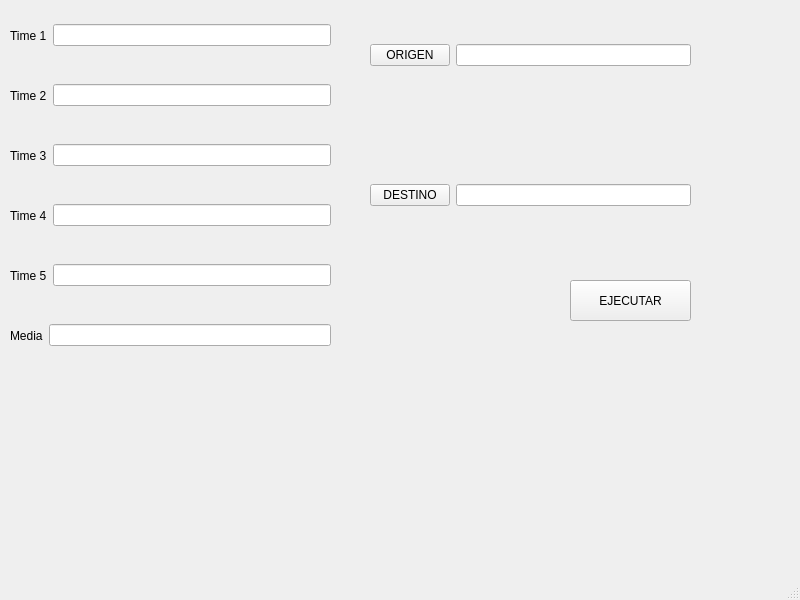
<?xml version="1.0" encoding="UTF-8"?>
<ui version="4.0">
 <class>ordenarPalabrasWindow</class>
 <widget class="QMainWindow" name="ordenarPalabrasWindow">
  <property name="geometry">
   <rect>
    <x>0</x>
    <y>0</y>
    <width>800</width>
    <height>600</height>
   </rect>
  </property>
  <property name="windowTitle">
   <string>MainWindow</string>
  </property>
  <widget class="QWidget" name="centralwidget">
   <widget class="QPushButton" name="pushButton">
    <property name="geometry">
     <rect>
      <x>570</x>
      <y>280</y>
      <width>121</width>
      <height>41</height>
     </rect>
    </property>
    <property name="text">
     <string>EJECUTAR</string>
    </property>
   </widget>
   <widget class="QWidget" name="horizontalLayoutWidget">
    <property name="geometry">
     <rect>
      <x>10</x>
      <y>10</y>
      <width>321</width>
      <height>51</height>
     </rect>
    </property>
    <layout class="QHBoxLayout" name="horizontalLayout">
     <item>
      <widget class="QLabel" name="label">
       <property name="text">
        <string>Time 1</string>
       </property>
      </widget>
     </item>
     <item>
      <widget class="QLineEdit" name="time1">
       <property name="readOnly">
        <bool>true</bool>
       </property>
      </widget>
     </item>
    </layout>
   </widget>
   <widget class="QWidget" name="horizontalLayoutWidget_2">
    <property name="geometry">
     <rect>
      <x>10</x>
      <y>70</y>
      <width>321</width>
      <height>51</height>
     </rect>
    </property>
    <layout class="QHBoxLayout" name="horizontalLayout_2">
     <item>
      <widget class="QLabel" name="label_2">
       <property name="text">
        <string>Time 2</string>
       </property>
      </widget>
     </item>
     <item>
      <widget class="QLineEdit" name="time2">
       <property name="readOnly">
        <bool>true</bool>
       </property>
      </widget>
     </item>
    </layout>
   </widget>
   <widget class="QWidget" name="horizontalLayoutWidget_3">
    <property name="geometry">
     <rect>
      <x>10</x>
      <y>130</y>
      <width>321</width>
      <height>51</height>
     </rect>
    </property>
    <layout class="QHBoxLayout" name="horizontalLayout_3">
     <item>
      <widget class="QLabel" name="label_3">
       <property name="text">
        <string>Time 3</string>
       </property>
      </widget>
     </item>
     <item>
      <widget class="QLineEdit" name="time3">
       <property name="readOnly">
        <bool>true</bool>
       </property>
      </widget>
     </item>
    </layout>
   </widget>
   <widget class="QWidget" name="horizontalLayoutWidget_4">
    <property name="geometry">
     <rect>
      <x>10</x>
      <y>190</y>
      <width>321</width>
      <height>51</height>
     </rect>
    </property>
    <layout class="QHBoxLayout" name="horizontalLayout_4">
     <item>
      <widget class="QLabel" name="label_4">
       <property name="text">
        <string>Time 4</string>
       </property>
      </widget>
     </item>
     <item>
      <widget class="QLineEdit" name="time4">
       <property name="readOnly">
        <bool>true</bool>
       </property>
      </widget>
     </item>
    </layout>
   </widget>
   <widget class="QWidget" name="horizontalLayoutWidget_5">
    <property name="geometry">
     <rect>
      <x>10</x>
      <y>310</y>
      <width>321</width>
      <height>51</height>
     </rect>
    </property>
    <layout class="QHBoxLayout" name="horizontalLayout_5">
     <item>
      <widget class="QLabel" name="label_5">
       <property name="text">
        <string>Media</string>
       </property>
      </widget>
     </item>
     <item>
      <widget class="QLineEdit" name="timeMedia">
       <property name="readOnly">
        <bool>true</bool>
       </property>
      </widget>
     </item>
    </layout>
   </widget>
   <widget class="QWidget" name="horizontalLayoutWidget_6">
    <property name="geometry">
     <rect>
      <x>10</x>
      <y>250</y>
      <width>321</width>
      <height>51</height>
     </rect>
    </property>
    <layout class="QHBoxLayout" name="horizontalLayout_6">
     <item>
      <widget class="QLabel" name="label_6">
       <property name="text">
        <string>Time 5</string>
       </property>
      </widget>
     </item>
     <item>
      <widget class="QLineEdit" name="time5">
       <property name="readOnly">
        <bool>true</bool>
       </property>
      </widget>
     </item>
    </layout>
   </widget>
   <widget class="QWidget" name="horizontalLayoutWidget_7">
    <property name="geometry">
     <rect>
      <x>370</x>
      <y>10</y>
      <width>321</width>
      <height>91</height>
     </rect>
    </property>
    <layout class="QHBoxLayout" name="horizontalLayout_7">
     <item>
      <widget class="QPushButton" name="origenButton">
       <property name="text">
        <string>ORIGEN</string>
       </property>
      </widget>
     </item>
     <item>
      <widget class="QLineEdit" name="origenLineEdit">
       <property name="readOnly">
        <bool>true</bool>
       </property>
      </widget>
     </item>
    </layout>
   </widget>
   <widget class="QWidget" name="horizontalLayoutWidget_8">
    <property name="geometry">
     <rect>
      <x>370</x>
      <y>150</y>
      <width>321</width>
      <height>91</height>
     </rect>
    </property>
    <layout class="QHBoxLayout" name="horizontalLayout_8">
     <item>
      <widget class="QPushButton" name="destinoButton">
       <property name="text">
        <string>DESTINO</string>
       </property>
      </widget>
     </item>
     <item>
      <widget class="QLineEdit" name="destinoLineEdit">
       <property name="readOnly">
        <bool>true</bool>
       </property>
      </widget>
     </item>
    </layout>
   </widget>
  </widget>
  <widget class="QMenuBar" name="menubar">
   <property name="geometry">
    <rect>
     <x>0</x>
     <y>0</y>
     <width>800</width>
     <height>22</height>
    </rect>
   </property>
  </widget>
  <widget class="QStatusBar" name="statusbar"/>
 </widget>
 <resources/>
 <connections/>
</ui>
